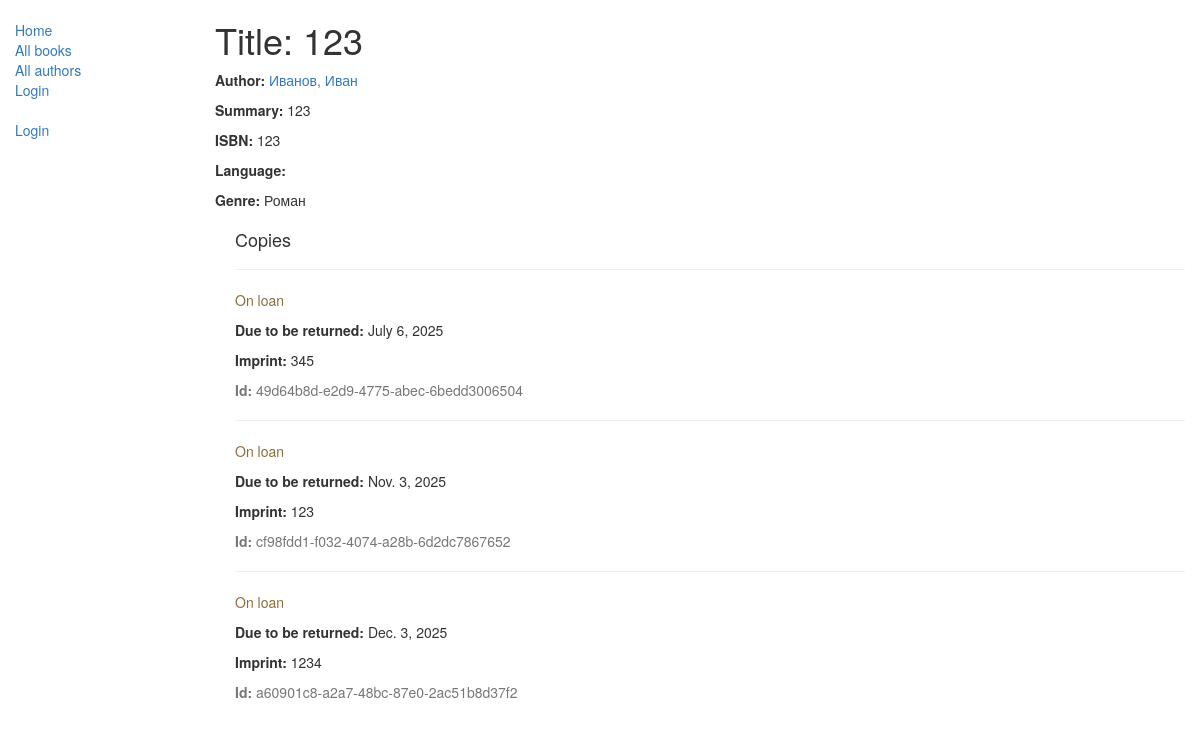
Page /catalog/book/4/ on the committed database.
### catalog/models.py (models this page shows, shortened)
class Book(models.Model):
    title = models.CharField(max_length=200)
    author = models.ForeignKey('Author', on_delete=models.SET_NULL, null=True)
    summary = models.TextField(max_length=1000, help_text="Enter a brief description of the book")
    isbn = models.CharField('ISBN',max_length=13, help_text='13 Character <a href="https://www.isbn-international.org/content/what-isbn">ISBN number</a>')
    genre = models.ManyToManyField(Genre, help_text="Select a genre for this book")
    def display_genre(self):
        """
        Creates a string for the Genre. This is required to display genre in Admin.
        """
        return ', '.join([genre.name for genre in self.genre.all()[:3]])
    display_genre.short_description = 'Genre'

class Author(models.Model):
    first_name = models.CharField(max_length=100)
    last_name = models.CharField(max_length=100)
    date_of_birth = models.DateField(null=True, blank=True)
    date_of_death = models.DateField('Died', null=True, blank=True)
    def __str__(self):
        return '%s, %s' % (self.last_name, self.first_name)

class Genre(models.Model):
    name = models.CharField(max_length=200, help_text="Enter a book genre (e.g. Science Fiction, French Poetry etc.)")
    def __str__(self):
        return self.name

class BookInstance(models.Model):
    id = models.UUIDField(primary_key=True, default=uuid.uuid4, help_text="Unique ID for this particular book across whole library")
    book = models.ForeignKey('Book', on_delete=models.SET_NULL, null=True)
    imprint = models.CharField(max_length=200)
    due_back = models.DateField(null=True, blank=True)
    borrower = models.ForeignKey(User, on_delete=models.SET_NULL, null=True, blank=True)
    LOAN_STATUS = (
        ('m', 'Maintenance'),
        ('o', 'On loan'),
        ('a', 'Available'),
        ('r', 'Reserved'),
    )
    status = models.CharField(max_length=1, choices=LOAN_STATUS, blank=True, default='m', help_text='Book availability')
    class Meta:
        ordering = ["due_back"]
    permissions = (("can_mark_returned", "Set book as returned"),)

### catalog/views.py (the view)
# urls.py: path('book/<int:pk>/', views.BookDetailView.as_view(), name='book-detail'),
class BookDetailView(generic.DetailView):
        model = Book

### catalog/templates/catalog/book_detail.html (shortened to what this page needs)
{% extends "base_generic.html" %}
{% block content %}
  <h1>Title: {{ book.title }}</h1>
  <p><strong>Author:</strong> <a href="">{{ book.author }}</a></p>
  <p><strong>Summary:</strong> {{ book.summary }}</p>
  <p><strong>ISBN:</strong> {{ book.isbn }}</p>
  <p><strong>Language:</strong> {{ book.language }}</p>
  <p><strong>Genre:</strong> {% for genre in book.genre.all %} {{ genre }}{% if not forloop.last %}, {% endif %}{% endfor %}</p>
  <div style="margin-left:20px;margin-top:20px">
    <h4>Copies</h4>
    {% for copy in book.bookinstance_set.all %}
    <hr>
    <p class="{% if copy.status == 'a' %}text-success{% elif copy.status == 'd' %}text-danger{% else %}text-warning{% endif %}">{{ copy.get_status_display }}</p>
    {% if copy.status != 'a' %}<p><strong>Due to be returned:</strong> {{copy.due_back}}</p>{% endif %}
    <p><strong>Imprint:</strong> {{copy.imprint}}</p>
    <p class="text-muted"><strong>Id:</strong> {{copy.id}}</p>
    {% endfor %}
  </div>
{% endblock %}

### rows in the picture
Book: title "123", author "Иванов, Иван", summary "123", isbn "123"
Genre: name "Роман"
BookInstance: status "On loan", due_back "July 6, 2025", imprint "345", id "49d64b8d-e2d9-4775-abec-6bedd3006504"
BookInstance: status "On loan", due_back "Nov. 3, 2025", imprint "123", id "cf98fdd1-f032-4074-a28b-6d2dc7867652"
BookInstance: status "On loan", due_back "Dec. 3, 2025", imprint "1234", id "a60901c8-a2a7-48bc-87e0-2ac51b8d37f2"
